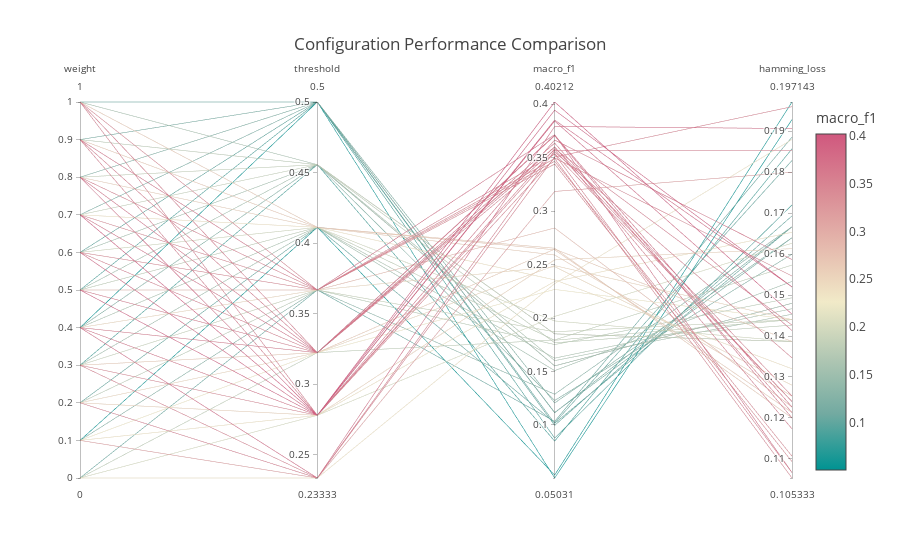

Notebook code cell kept with this figure:
### Code cell
# Parallel coordinates for multi-dimensional analysis
fig = px.parallel_coordinates(
    results_df.loc[results_df.hamming_loss < 0.2],
    color='macro_f1',
    dimensions=['model', 'weight', 'threshold', 'macro_f1', 'hamming_loss'],
    color_continuous_scale=px.colors.diverging.Tealrose,
    title="Configuration Performance Comparison"
)

fig.show()
